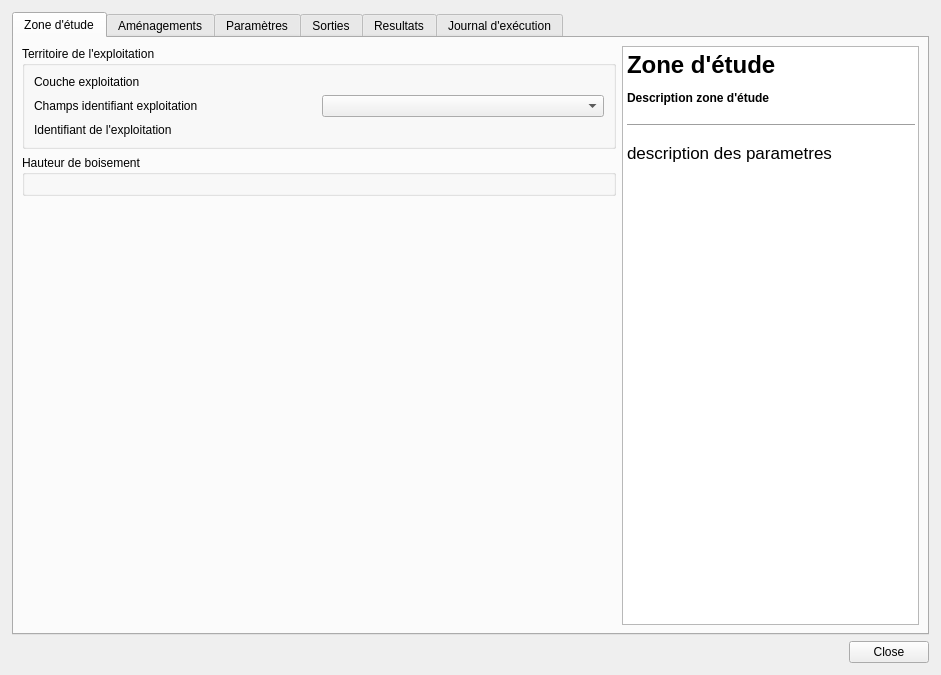
<?xml version="1.0" encoding="UTF-8"?>
<ui version="4.0">
 <class>DialogScenarioGB</class>
 <widget class="QDialog" name="DialogScenarioGB">
  <property name="geometry">
   <rect>
    <x>0</x>
    <y>0</y>
    <width>941</width>
    <height>675</height>
   </rect>
  </property>
  <property name="windowTitle">
   <string>Scénarios grain bocager</string>
  </property>
  <layout class="QVBoxLayout" name="verticalLayout_2">
   <property name="leftMargin">
    <number>12</number>
   </property>
   <property name="topMargin">
    <number>12</number>
   </property>
   <property name="rightMargin">
    <number>12</number>
   </property>
   <property name="bottomMargin">
    <number>12</number>
   </property>
   <item>
    <widget class="QTabWidget" name="tabWidget">
     <property name="currentIndex">
      <number>0</number>
     </property>
     <property name="tabBarAutoHide">
      <bool>false</bool>
     </property>
     <widget class="QWidget" name="tab_zone_etude">
      <attribute name="title">
       <string>Zone d'étude</string>
      </attribute>
      <layout class="QHBoxLayout" name="horizontalLayout_6" stretch="2,1">
       <property name="leftMargin">
        <number>8</number>
       </property>
       <property name="topMargin">
        <number>8</number>
       </property>
       <property name="rightMargin">
        <number>8</number>
       </property>
       <property name="bottomMargin">
        <number>8</number>
       </property>
       <item>
        <layout class="QVBoxLayout" name="verticalLayout_7">
         <item>
          <widget class="QGroupBox" name="groupBox_definition_exploitation">
           <property name="title">
            <string>Territoire de l'exploitation</string>
           </property>
           <layout class="QGridLayout" name="gridLayout_4">
            <item row="1" column="1">
             <widget class="QgsFieldComboBox" name="mFieldComboBox_exploitation_id_field"/>
            </item>
            <item row="2" column="0">
             <widget class="QLabel" name="label_exploitation_id">
              <property name="text">
               <string>Identifiant de l'exploitation</string>
              </property>
             </widget>
            </item>
            <item row="1" column="0">
             <widget class="QLabel" name="label_exploitation_id_field">
              <property name="text">
               <string>Champs identifiant exploitation</string>
              </property>
             </widget>
            </item>
            <item row="0" column="0">
             <widget class="QLabel" name="label_layer_exploitation">
              <property name="text">
               <string>Couche exploitation</string>
              </property>
             </widget>
            </item>
           </layout>
          </widget>
         </item>
         <item>
          <widget class="QGroupBox" name="groupBox_MNHC">
           <property name="title">
            <string>Hauteur de boisement</string>
           </property>
           <layout class="QGridLayout" name="gridLayout_3"/>
          </widget>
         </item>
         <item>
          <spacer name="verticalSpacer_3">
           <property name="orientation">
            <enum>Qt::Vertical</enum>
           </property>
           <property name="sizeHint" stdset="0">
            <size>
             <width>20</width>
             <height>40</height>
            </size>
           </property>
          </spacer>
         </item>
        </layout>
       </item>
       <item>
        <widget class="QTextBrowser" name="textBrowser_3">
         <property name="sizePolicy">
          <sizepolicy hsizetype="Preferred" vsizetype="Expanding">
           <horstretch>0</horstretch>
           <verstretch>0</verstretch>
          </sizepolicy>
         </property>
         <property name="html">
          <string>&lt;!DOCTYPE HTML PUBLIC &quot;-//W3C//DTD HTML 4.0//EN&quot; &quot;http://www.w3.org/TR/REC-html40/strict.dtd&quot;&gt;
&lt;html&gt;&lt;head&gt;&lt;meta name=&quot;qrichtext&quot; content=&quot;1&quot; /&gt;&lt;style type=&quot;text/css&quot;&gt;
p, li { white-space: pre-wrap; }
&lt;/style&gt;&lt;/head&gt;&lt;body style=&quot; font-family:'MS Shell Dlg 2'; font-size:8.25pt; font-weight:400; font-style:normal;&quot;&gt;
&lt;h1 style=&quot; margin-top:18px; margin-bottom:12px; margin-left:0px; margin-right:0px; -qt-block-indent:0; text-indent:0px;&quot;&gt;&lt;span style=&quot; font-family:'.AppleSystemUIFont'; font-size:13pt; font-weight:600;&quot;&gt;Zone d'étude&lt;/span&gt;&lt;/h1&gt;
&lt;h4 style=&quot; margin-top:12px; margin-bottom:12px; margin-left:0px; margin-right:0px; -qt-block-indent:0; text-indent:0px;&quot;&gt;&lt;span style=&quot; font-family:'.AppleSystemUIFont'; font-size:13pt; font-weight:600;&quot;&gt;Description zone d'étude&lt;/span&gt;&lt;/h4&gt;
&lt;hr /&gt;
&lt;p style=&quot; margin-top:12px; margin-bottom:12px; margin-left:0px; margin-right:0px; -qt-block-indent:0; text-indent:0px;&quot;&gt;&lt;span style=&quot; font-family:'.AppleSystemUIFont'; font-size:13pt;&quot;&gt;description des parametres&lt;/span&gt;&lt;/p&gt;&lt;/body&gt;&lt;/html&gt;</string>
         </property>
        </widget>
       </item>
      </layout>
     </widget>
     <widget class="QWidget" name="tab_amenagements">
      <attribute name="title">
       <string>Aménagements</string>
      </attribute>
      <layout class="QHBoxLayout" name="horizontalLayout_2" stretch="2,1">
       <item>
        <layout class="QVBoxLayout" name="verticalLayout_9">
         <item>
          <layout class="QVBoxLayout" name="verticalLayout_amenagement_choice">
           <property name="bottomMargin">
            <number>6</number>
           </property>
           <item>
            <widget class="QRadioButton" name="radioButton_initial">
             <property name="text">
              <string>Scénario initial</string>
             </property>
            </widget>
           </item>
           <item>
            <widget class="QRadioButton" name="radioButton_scenario">
             <property name="text">
              <string>Scénario aménagement</string>
             </property>
            </widget>
           </item>
           <item>
            <widget class="QGroupBox" name="groupBox_amenagements">
             <property name="title">
              <string>Aménagements</string>
             </property>
             <property name="checkable">
              <bool>false</bool>
             </property>
             <property name="checked">
              <bool>false</bool>
             </property>
             <layout class="QGridLayout" name="gridLayout_5">
              <item row="2" column="0">
               <widget class="QLabel" name="label_field_selector">
                <property name="text">
                 <string>champs scénario</string>
                </property>
               </widget>
              </item>
              <item row="4" column="1">
               <widget class="QWidget" name="widget_3" native="true">
                <layout class="QHBoxLayout" name="horizontalLayout_4">
                 <property name="leftMargin">
                  <number>0</number>
                 </property>
                 <property name="topMargin">
                  <number>0</number>
                 </property>
                 <property name="rightMargin">
                  <number>0</number>
                 </property>
                 <property name="bottomMargin">
                  <number>0</number>
                 </property>
                </layout>
               </widget>
              </item>
              <item row="1" column="0">
               <widget class="QLabel" name="label_layer_amenagements">
                <property name="text">
                 <string>Couche des aménagements</string>
                </property>
               </widget>
              </item>
              <item row="0" column="1">
               <widget class="QWidget" name="widget_2" native="true">
                <layout class="QHBoxLayout" name="horizontalLayout_3">
                 <property name="leftMargin">
                  <number>0</number>
                 </property>
                 <property name="topMargin">
                  <number>0</number>
                 </property>
                 <property name="rightMargin">
                  <number>0</number>
                 </property>
                 <property name="bottomMargin">
                  <number>0</number>
                 </property>
                </layout>
               </widget>
              </item>
              <item row="2" column="1">
               <widget class="QgsFieldComboBox" name="mFieldComboBox_scenarios"/>
              </item>
             </layout>
            </widget>
           </item>
          </layout>
         </item>
         <item>
          <spacer name="verticalSpacer">
           <property name="orientation">
            <enum>Qt::Vertical</enum>
           </property>
           <property name="sizeHint" stdset="0">
            <size>
             <width>20</width>
             <height>40</height>
            </size>
           </property>
          </spacer>
         </item>
        </layout>
       </item>
       <item>
        <widget class="QTextBrowser" name="textBrowser">
         <property name="html">
          <string>&lt;!DOCTYPE HTML PUBLIC &quot;-//W3C//DTD HTML 4.0//EN&quot; &quot;http://www.w3.org/TR/REC-html40/strict.dtd&quot;&gt;
&lt;html&gt;&lt;head&gt;&lt;meta name=&quot;qrichtext&quot; content=&quot;1&quot; /&gt;&lt;style type=&quot;text/css&quot;&gt;
p, li { white-space: pre-wrap; }
&lt;/style&gt;&lt;/head&gt;&lt;body style=&quot; font-family:'MS Shell Dlg 2'; font-size:8.25pt; font-weight:400; font-style:normal;&quot;&gt;
&lt;h1 style=&quot; margin-top:18px; margin-bottom:12px; margin-left:0px; margin-right:0px; -qt-block-indent:0; text-indent:0px;&quot;&gt;&lt;span style=&quot; font-family:'.AppleSystemUIFont'; font-size:13pt; font-weight:600;&quot;&gt;Aménagements&lt;/span&gt;&lt;/h1&gt;
&lt;h4 style=&quot; margin-top:12px; margin-bottom:12px; margin-left:0px; margin-right:0px; -qt-block-indent:0; text-indent:0px;&quot;&gt;&lt;span style=&quot; font-family:'.AppleSystemUIFont'; font-size:13pt; font-weight:600;&quot;&gt;Description aménagements&lt;/span&gt;&lt;/h4&gt;
&lt;hr /&gt;
&lt;p style=&quot; margin-top:12px; margin-bottom:12px; margin-left:0px; margin-right:0px; -qt-block-indent:0; text-indent:0px;&quot;&gt;&lt;span style=&quot; font-family:'.AppleSystemUIFont'; font-size:13pt;&quot;&gt;description des parametres&lt;/span&gt;&lt;/p&gt;&lt;/body&gt;&lt;/html&gt;</string>
         </property>
        </widget>
       </item>
      </layout>
     </widget>
     <widget class="QWidget" name="tab_parametres">
      <attribute name="title">
       <string>Paramètres</string>
      </attribute>
      <layout class="QHBoxLayout" name="horizontalLayout" stretch="2,1">
       <property name="leftMargin">
        <number>8</number>
       </property>
       <property name="topMargin">
        <number>8</number>
       </property>
       <property name="rightMargin">
        <number>8</number>
       </property>
       <property name="bottomMargin">
        <number>8</number>
       </property>
       <item>
        <widget class="QWidget" name="widget_params" native="true">
         <property name="sizePolicy">
          <sizepolicy hsizetype="Expanding" vsizetype="Expanding">
           <horstretch>0</horstretch>
           <verstretch>0</verstretch>
          </sizepolicy>
         </property>
         <layout class="QVBoxLayout" name="verticalLayout_6">
          <item>
           <widget class="QGroupBox" name="groupBox_2">
            <property name="sizePolicy">
             <sizepolicy hsizetype="Expanding" vsizetype="Preferred">
              <horstretch>0</horstretch>
              <verstretch>0</verstretch>
             </sizepolicy>
            </property>
            <property name="minimumSize">
             <size>
              <width>0</width>
              <height>64</height>
             </size>
            </property>
            <property name="title">
             <string>Grain bocager</string>
            </property>
            <layout class="QGridLayout" name="gridLayout_2">
             <item row="0" column="0">
              <widget class="QLabel" name="label_10">
               <property name="text">
                <string>Taille de pixel</string>
               </property>
              </widget>
             </item>
             <item row="0" column="1">
              <widget class="QSpinBox" name="doubleSpinBox_pixelSize">
               <property name="sizePolicy">
                <sizepolicy hsizetype="MinimumExpanding" vsizetype="Fixed">
                 <horstretch>0</horstretch>
                 <verstretch>0</verstretch>
                </sizepolicy>
               </property>
               <property name="maximum">
                <number>10000</number>
               </property>
               <property name="value">
                <number>5</number>
               </property>
              </widget>
             </item>
             <item row="1" column="0">
              <widget class="QLabel" name="label_12">
               <property name="text">
                <string>Rayon</string>
               </property>
              </widget>
             </item>
             <item row="1" column="1">
              <widget class="QSpinBox" name="spinBox_radius">
               <property name="sizePolicy">
                <sizepolicy hsizetype="Expanding" vsizetype="Fixed">
                 <horstretch>0</horstretch>
                 <verstretch>0</verstretch>
                </sizepolicy>
               </property>
               <property name="maximum">
                <number>100000</number>
               </property>
               <property name="value">
                <number>250</number>
               </property>
              </widget>
             </item>
            </layout>
           </widget>
          </item>
          <item>
           <widget class="QGroupBox" name="groupBox_seuils">
            <property name="sizePolicy">
             <sizepolicy hsizetype="Preferred" vsizetype="Preferred">
              <horstretch>0</horstretch>
              <verstretch>0</verstretch>
             </sizepolicy>
            </property>
            <property name="title">
             <string>Seuils de fonctionalité</string>
            </property>
            <layout class="QHBoxLayout" name="horizontalLayout_5">
             <item>
              <widget class="QLabel" name="label_4">
               <property name="text">
                <string>0 &lt; fermé &lt;</string>
               </property>
              </widget>
             </item>
             <item>
              <widget class="QDoubleSpinBox" name="doubleSpinBox_seuilFonctionnel">
               <property name="maximum">
                <double>1.000000000000000</double>
               </property>
               <property name="singleStep">
                <double>0.010000000000000</double>
               </property>
               <property name="value">
                <double>0.200000000000000</double>
               </property>
              </widget>
             </item>
             <item>
              <widget class="QLabel" name="label_3">
               <property name="text">
                <string>&lt; fonctionnel &lt;</string>
               </property>
              </widget>
             </item>
             <item>
              <widget class="QDoubleSpinBox" name="doubleSpinBox_seuilPotentiel">
               <property name="maximum">
                <double>1.000000000000000</double>
               </property>
               <property name="singleStep">
                <double>0.010000000000000</double>
               </property>
               <property name="value">
                <double>0.330000000000000</double>
               </property>
              </widget>
             </item>
             <item>
              <widget class="QLabel" name="label_5">
               <property name="text">
                <string>&lt; potentiel &lt;</string>
               </property>
              </widget>
             </item>
             <item>
              <widget class="QDoubleSpinBox" name="doubleSpinBox_seuilOuvert">
               <property name="maximum">
                <double>1.000000000000000</double>
               </property>
               <property name="singleStep">
                <double>0.010000000000000</double>
               </property>
               <property name="value">
                <double>0.450000000000000</double>
               </property>
              </widget>
             </item>
             <item>
              <widget class="QLabel" name="label_2">
               <property name="text">
                <string>&lt; ouvert &lt; 1</string>
               </property>
              </widget>
             </item>
            </layout>
           </widget>
          </item>
          <item>
           <spacer name="verticalSpacer_2">
            <property name="orientation">
             <enum>Qt::Vertical</enum>
            </property>
            <property name="sizeHint" stdset="0">
             <size>
              <width>20</width>
              <height>40</height>
             </size>
            </property>
           </spacer>
          </item>
         </layout>
        </widget>
       </item>
       <item>
        <widget class="QTextBrowser" name="textBrowser_2">
         <property name="html">
          <string>&lt;!DOCTYPE HTML PUBLIC &quot;-//W3C//DTD HTML 4.0//EN&quot; &quot;http://www.w3.org/TR/REC-html40/strict.dtd&quot;&gt;
&lt;html&gt;&lt;head&gt;&lt;meta name=&quot;qrichtext&quot; content=&quot;1&quot; /&gt;&lt;style type=&quot;text/css&quot;&gt;
p, li { white-space: pre-wrap; }
&lt;/style&gt;&lt;/head&gt;&lt;body style=&quot; font-family:'MS Shell Dlg 2'; font-size:8.25pt; font-weight:400; font-style:normal;&quot;&gt;
&lt;h1 style=&quot; margin-top:18px; margin-bottom:12px; margin-left:0px; margin-right:0px; -qt-block-indent:0; text-indent:0px;&quot;&gt;&lt;span style=&quot; font-family:'.AppleSystemUIFont'; font-size:13pt; font-weight:600;&quot;&gt;Grain bocager&lt;/span&gt;&lt;/h1&gt;
&lt;h4 style=&quot; margin-top:12px; margin-bottom:12px; margin-left:0px; margin-right:0px; -qt-block-indent:0; text-indent:0px;&quot;&gt;&lt;span style=&quot; font-family:'.AppleSystemUIFont'; font-size:13pt; font-weight:600;&quot;&gt;Pourquoi le grain bocager ?&lt;/span&gt;&lt;/h4&gt;
&lt;hr /&gt;
&lt;p style=&quot; margin-top:12px; margin-bottom:12px; margin-left:0px; margin-right:0px; -qt-block-indent:0; text-indent:0px;&quot;&gt;&lt;span style=&quot; font-family:'.AppleSystemUIFont'; font-size:13pt;&quot;&gt;L’écologie du paysage étudie les relations entre des structures paysagères et des processus écologiques. Le grain bocager a l’avantage de prendre en compte à la fois la densité de haies, et la configuration spatiale du réseau bocager.&lt;/span&gt;&lt;/p&gt;
&lt;p style=&quot; margin-top:12px; margin-bottom:12px; margin-left:0px; margin-right:0px; -qt-block-indent:0; text-indent:0px;&quot;&gt;&lt;span style=&quot; font-family:'.AppleSystemUIFont'; font-size:13pt;&quot;&gt;Le grain bocager repose sur les résultats des climatologues. Ils ont montré l’effet microclimatique des haies individuelles : l’effet brise-vent est ressenti jusqu’à dix fois leur hauteur. Il existe aussi un effet paysager dû à l’accumulation des effets des haies individuelles. En partant de la distance aux haies, le grain prend aussi en compte la forme des parcelles. Dans une parcelle rectangulaire, la proportion de surface proche des haies et autres boisements est beaucoup plus grande que dans une parcelle carrée. &lt;/span&gt;&lt;/p&gt;
&lt;p style=&quot; margin-top:12px; margin-bottom:12px; margin-left:0px; margin-right:0px; -qt-block-indent:0; text-indent:0px;&quot;&gt;&lt;span style=&quot; font-family:'.AppleSystemUIFont'; font-size:13pt;&quot;&gt;Le grain est un indice qui varie entre 0 et 1 ; pour un paysage entièrement boisé, la valeur est 0, pour un paysage sans aucun boisement, elle est de 1. &lt;/span&gt;&lt;/p&gt;
&lt;p style=&quot; margin-top:12px; margin-bottom:12px; margin-left:0px; margin-right:0px; -qt-block-indent:0; text-indent:0px;&quot;&gt;&lt;span style=&quot; font-family:'.AppleSystemUIFont'; font-size:13pt;&quot;&gt;L’analyse de relevés de coléoptères carabiques dans 116 haies bretonnes a mis en évidence l’effet du grain, les captures étant trois fois plus nombreuses en deçà du seuil de 0,33.&lt;/span&gt;&lt;/p&gt;
&lt;p style=&quot; margin-top:12px; margin-bottom:12px; margin-left:0px; margin-right:0px; -qt-block-indent:0; text-indent:0px;&quot;&gt;&lt;span style=&quot; font-family:'.AppleSystemUIFont'; font-size:13pt;&quot;&gt;Il peut être utilisé dans diverses situations d’action ; gestion des haies d’exploitations agricoles, politique Trame Verte et Bleue des EPCI, aménagements de périmètres de protection de captage d’eau potable, atlas de biodiversité communal… avec l’objectif de maintenir les zones favorables, renforcer les zones sensibles et reconstruire les zones dégradées.&lt;/span&gt;&lt;/p&gt;
&lt;p style=&quot; margin-top:12px; margin-bottom:12px; margin-left:0px; margin-right:0px; -qt-block-indent:0; text-indent:0px;&quot;&gt;&lt;span style=&quot; font-family:'.AppleSystemUIFont'; font-size:13pt;&quot;&gt;Le grain bocager est un paramètre essentiel pour apprécier la capacité d’accueil de la biodiversité en agro-système bocager, en complément de la qualité intrinsèque de la haie évaluée par les indicateurs du plan de gestion durable des haies (PGDH). &lt;/span&gt;&lt;/p&gt;&lt;/body&gt;&lt;/html&gt;</string>
         </property>
        </widget>
       </item>
      </layout>
     </widget>
     <widget class="QWidget" name="tab_sorties">
      <attribute name="title">
       <string>Sorties</string>
      </attribute>
      <layout class="QHBoxLayout" name="horizontalLayout_9" stretch="2,1">
       <property name="leftMargin">
        <number>12</number>
       </property>
       <property name="rightMargin">
        <number>12</number>
       </property>
       <property name="bottomMargin">
        <number>12</number>
       </property>
       <item>
        <layout class="QVBoxLayout" name="verticalLayout_11">
         <property name="topMargin">
          <number>0</number>
         </property>
         <property name="bottomMargin">
          <number>0</number>
         </property>
         <item>
          <widget class="QGroupBox" name="groupBox_6">
           <property name="title">
            <string>Dossier Résultats</string>
           </property>
           <layout class="QVBoxLayout" name="verticalLayout_10">
            <item>
             <widget class="QgsFileWidget" name="mQgsFileWidget_resultDir">
              <property name="storageMode">
               <enum>QgsFileWidget::GetDirectory</enum>
              </property>
             </widget>
            </item>
            <item>
             <layout class="QHBoxLayout" name="horizontalLayout_8">
              <item>
               <widget class="QLabel" name="label">
                <property name="sizePolicy">
                 <sizepolicy hsizetype="Minimum" vsizetype="Preferred">
                  <horstretch>0</horstretch>
                  <verstretch>0</verstretch>
                 </sizepolicy>
                </property>
                <property name="text">
                 <string>Nom scénario:</string>
                </property>
               </widget>
              </item>
              <item>
               <widget class="QLineEdit" name="lineEdit_resultPrefix">
                <property name="sizePolicy">
                 <sizepolicy hsizetype="MinimumExpanding" vsizetype="Fixed">
                  <horstretch>0</horstretch>
                  <verstretch>0</verstretch>
                 </sizepolicy>
                </property>
                <property name="minimumSize">
                 <size>
                  <width>50</width>
                  <height>0</height>
                 </size>
                </property>
                <property name="maximumSize">
                 <size>
                  <width>200</width>
                  <height>16777215</height>
                 </size>
                </property>
                <property name="text">
                 <string>initial</string>
                </property>
               </widget>
              </item>
              <item>
               <spacer name="horizontalSpacer">
                <property name="orientation">
                 <enum>Qt::Horizontal</enum>
                </property>
                <property name="sizeHint" stdset="0">
                 <size>
                  <width>40</width>
                  <height>20</height>
                 </size>
                </property>
               </spacer>
              </item>
             </layout>
            </item>
           </layout>
          </widget>
         </item>
         <item>
          <spacer name="verticalSpacer_4">
           <property name="orientation">
            <enum>Qt::Vertical</enum>
           </property>
           <property name="sizeHint" stdset="0">
            <size>
             <width>20</width>
             <height>40</height>
            </size>
           </property>
          </spacer>
         </item>
        </layout>
       </item>
       <item>
        <widget class="QTextBrowser" name="textBrowser_4">
         <property name="html">
          <string>&lt;!DOCTYPE HTML PUBLIC &quot;-//W3C//DTD HTML 4.0//EN&quot; &quot;http://www.w3.org/TR/REC-html40/strict.dtd&quot;&gt;
&lt;html&gt;&lt;head&gt;&lt;meta name=&quot;qrichtext&quot; content=&quot;1&quot; /&gt;&lt;style type=&quot;text/css&quot;&gt;
p, li { white-space: pre-wrap; }
&lt;/style&gt;&lt;/head&gt;&lt;body style=&quot; font-family:'MS Shell Dlg 2'; font-size:8.25pt; font-weight:400; font-style:normal;&quot;&gt;
&lt;h1 style=&quot; margin-top:18px; margin-bottom:12px; margin-left:0px; margin-right:0px; -qt-block-indent:0; text-indent:0px;&quot;&gt;&lt;span style=&quot; font-family:'.AppleSystemUIFont'; font-size:13pt; font-weight:600;&quot;&gt;Résultats&lt;/span&gt;&lt;/h1&gt;
&lt;h4 style=&quot; margin-top:12px; margin-bottom:12px; margin-left:0px; margin-right:0px; -qt-block-indent:0; text-indent:0px;&quot;&gt;&lt;span style=&quot; font-family:'.AppleSystemUIFont'; font-size:13pt; font-weight:600;&quot;&gt;Description résultats&lt;/span&gt;&lt;/h4&gt;
&lt;hr /&gt;
&lt;p style=&quot; margin-top:12px; margin-bottom:12px; margin-left:0px; margin-right:0px; -qt-block-indent:0; text-indent:0px;&quot;&gt;&lt;span style=&quot; font-family:'.AppleSystemUIFont'; font-size:13pt;&quot;&gt;description des parametres&lt;/span&gt;&lt;/p&gt;&lt;/body&gt;&lt;/html&gt;</string>
         </property>
        </widget>
       </item>
      </layout>
     </widget>
     <widget class="QWidget" name="tab_resultats">
      <attribute name="title">
       <string>Resultats</string>
      </attribute>
      <layout class="QGridLayout" name="gridLayout">
       <item row="1" column="0">
        <layout class="QGridLayout" name="gridLayout_result_viewer"/>
       </item>
       <item row="0" column="0">
        <widget class="QGroupBox" name="groupBox_result_folder">
         <property name="maximumSize">
          <size>
           <width>16777215</width>
           <height>70</height>
          </size>
         </property>
         <property name="title">
          <string>Dossier résultats</string>
         </property>
         <layout class="QVBoxLayout" name="verticalLayout_4">
          <item>
           <widget class="QgsFileWidget" name="mQgsFileWidget_result_directory_selector">
            <property name="storageMode">
             <enum>QgsFileWidget::GetDirectory</enum>
            </property>
           </widget>
          </item>
         </layout>
        </widget>
       </item>
      </layout>
     </widget>
     <widget class="QWidget" name="tab_journal">
      <attribute name="title">
       <string>Journal d'exécution</string>
      </attribute>
      <layout class="QVBoxLayout" name="verticalLayout_3">
       <item>
        <widget class="QTextEdit" name="textEdit_journal">
         <property name="readOnly">
          <bool>true</bool>
         </property>
        </widget>
       </item>
       <item>
        <widget class="QWidget" name="widget" native="true">
         <property name="sizePolicy">
          <sizepolicy hsizetype="Preferred" vsizetype="Preferred">
           <horstretch>0</horstretch>
           <verstretch>0</verstretch>
          </sizepolicy>
         </property>
         <layout class="QHBoxLayout" name="horizontalLayout_11">
          <item>
           <widget class="QProgressBar" name="progressBar">
            <property name="value">
             <number>0</number>
            </property>
           </widget>
          </item>
          <item>
           <widget class="QPushButton" name="pushButton_interrupt">
            <property name="enabled">
             <bool>true</bool>
            </property>
            <property name="text">
             <string>Interrupt</string>
            </property>
            <property name="checkable">
             <bool>false</bool>
            </property>
           </widget>
          </item>
         </layout>
        </widget>
       </item>
      </layout>
     </widget>
    </widget>
   </item>
   <item>
    <widget class="QDialogButtonBox" name="button_box">
     <property name="orientation">
      <enum>Qt::Horizontal</enum>
     </property>
     <property name="standardButtons">
      <set>QDialogButtonBox::Close</set>
     </property>
    </widget>
   </item>
  </layout>
 </widget>
 <customwidgets>
  <customwidget>
   <class>QgsFieldComboBox</class>
   <extends>QComboBox</extends>
   <header>qgsfieldcombobox.h</header>
  </customwidget>
  <customwidget>
   <class>QgsFileWidget</class>
   <extends>QWidget</extends>
   <header>qgsfilewidget.h</header>
  </customwidget>
 </customwidgets>
 <resources/>
 <connections>
  <connection>
   <sender>button_box</sender>
   <signal>accepted()</signal>
   <receiver>DialogScenarioGB</receiver>
   <slot>accept()</slot>
   <hints>
    <hint type="sourcelabel">
     <x>20</x>
     <y>20</y>
    </hint>
    <hint type="destinationlabel">
     <x>20</x>
     <y>20</y>
    </hint>
   </hints>
  </connection>
  <connection>
   <sender>button_box</sender>
   <signal>rejected()</signal>
   <receiver>DialogScenarioGB</receiver>
   <slot>reject()</slot>
   <hints>
    <hint type="sourcelabel">
     <x>20</x>
     <y>20</y>
    </hint>
    <hint type="destinationlabel">
     <x>20</x>
     <y>20</y>
    </hint>
   </hints>
  </connection>
 </connections>
</ui>
